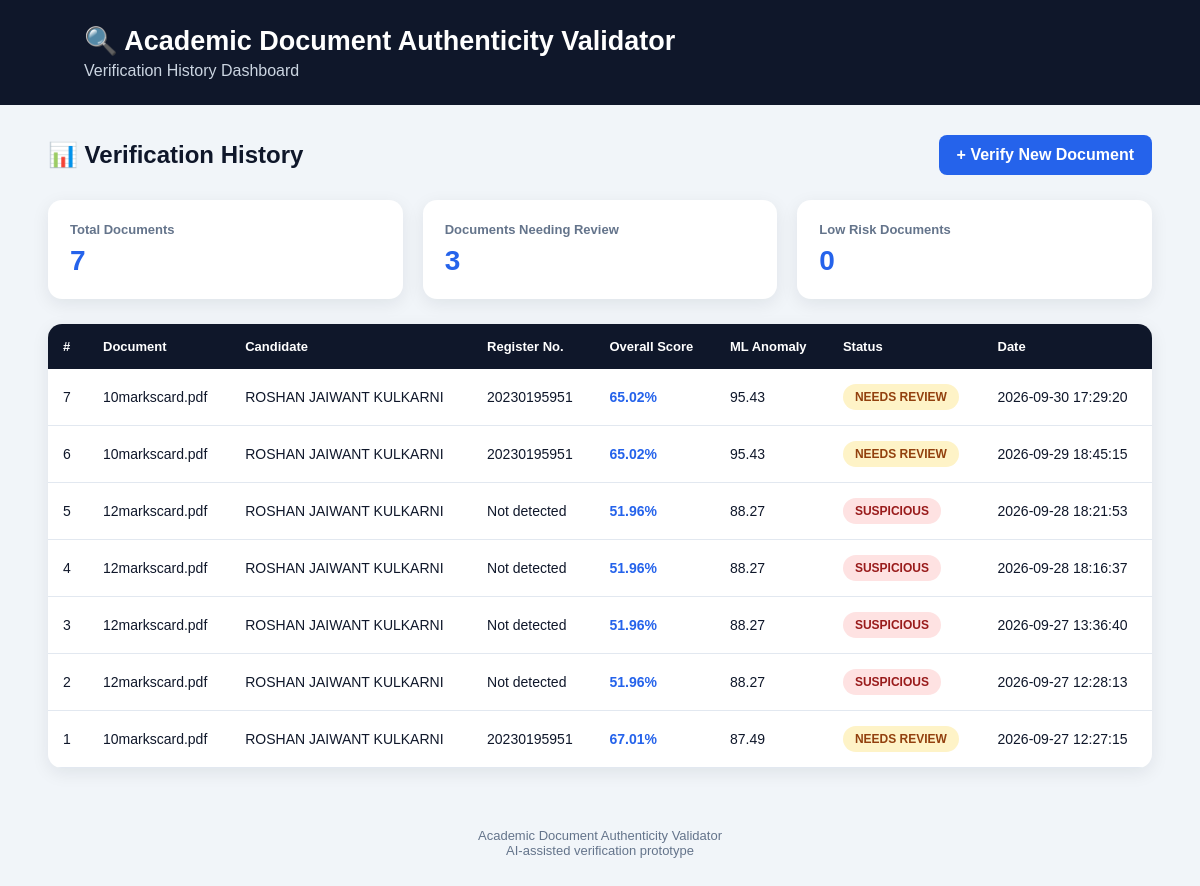
Page /history on the earlier database version.
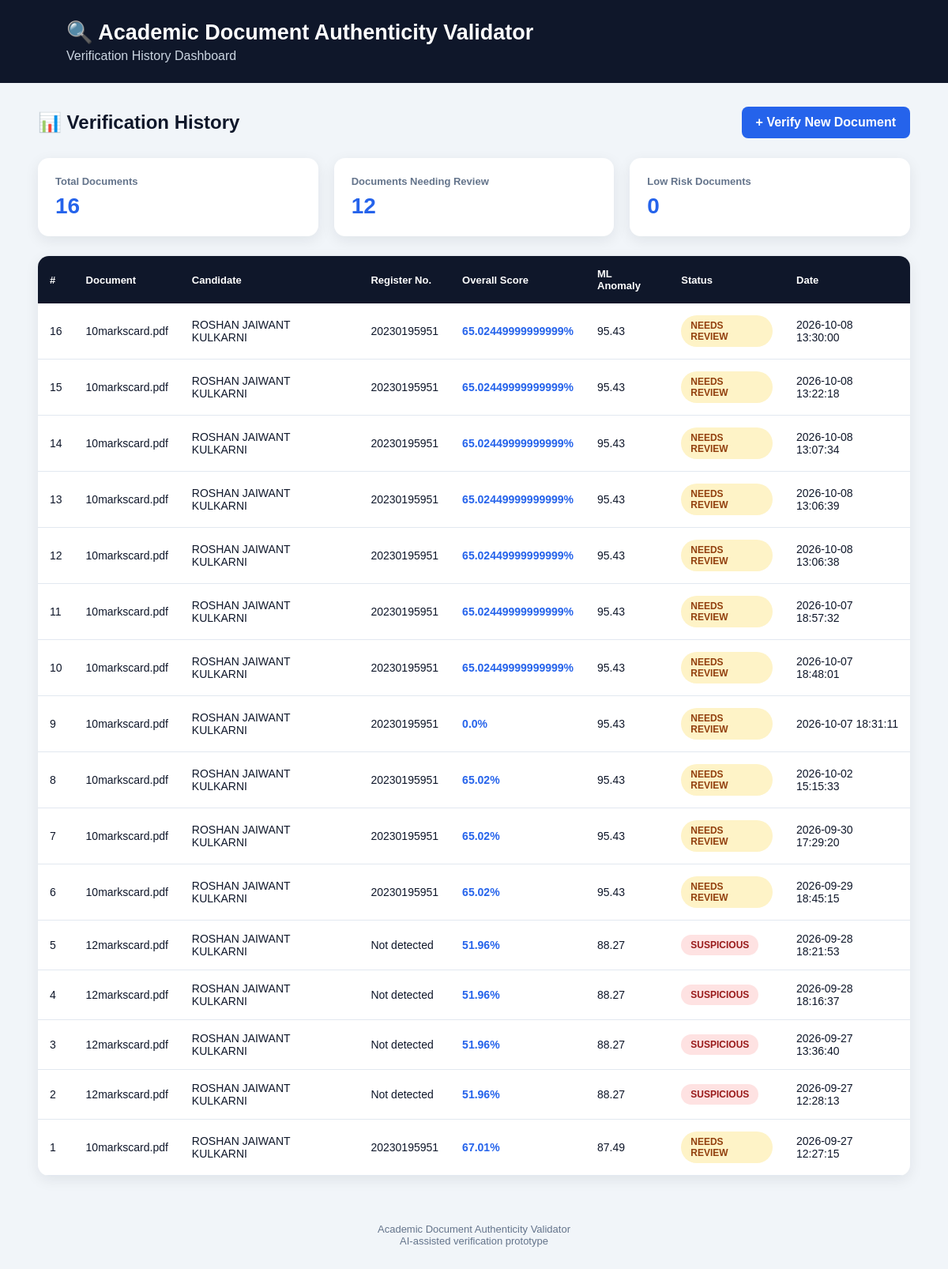
Same page on the later database version.
### tables this page shows
CREATE TABLE verification_history (

            id INTEGER PRIMARY KEY AUTOINCREMENT,

            filename TEXT,

            candidate_name TEXT,

            register_number TEXT,

            verification_score REAL,

            similarity_score REAL,

            ml_anomaly_score REAL,

            overall_score REAL,

            status TEXT,

            image_quality TEXT,

            reference_filename TEXT,

            created_at TIMESTAMP DEFAULT CURRENT_TIMESTAMP

        );

### app.py (the view)
@app.route("/history")
def history():
    connection = sqlite3.connect(
        DATABASE
    )
    connection.row_factory = sqlite3.Row
    cursor = connection.cursor()
    cursor.execute("""
        SELECT *
        FROM verification_history
        ORDER BY id DESC
    """)
    records = cursor.fetchall()
    connection.close()
    return render_template(
        "history.html",
        records=records
    )

### templates/history.html (shortened to what this page needs)
<!DOCTYPE html>
<html lang="en">
<head>
</head>
<body>
<div class="header">
    <h1>
        🔍 Academic Document Authenticity Validator
    </h1>
    <p>
        Verification History Dashboard
    </p>
</div>
<div class="container">
<div class="top-section">
    <h2>
        📊 Verification History
    </h2>
    <a
        href="/upload"
        class="button">
        + Verify New Document
    </a>
</div>
<div class="stats">
    <div class="stat-card">
        <strong>
            Total Documents
        </strong>
        <span>
            {{ records|length }}
        </span>
    </div>
    <div class="stat-card">
        <strong>
            Documents Needing Review
        </strong>
        <span>
            {{ records |
               selectattr("status", "equalto", "NEEDS REVIEW") |
               list |
               length }}
        </span>
    </div>
    <div class="stat-card">
        <strong>
            Low Risk Documents
        </strong>
        <span>
            {{ records |
               selectattr("status", "equalto", "LOW RISK") |
               list |
               length }}
        </span>
    </div>
</div>
<div class="table-container">
{% if records %}
<table>
<thead>
<tr>
    <th>
        #
    </th>
    <th>
        Document
    </th>
    <th>
        Candidate
    </th>
    <th>
        Register No.
    </th>
    <th>
        Overall Score
    </th>
    <th>
        ML Anomaly
    </th>
    <th>
        Status
    </th>
    <th>
        Date
    </th>
</tr>
</thead>
<tbody>
{% for record in records %}
<tr>
    <td>
        {{ record["id"] }}
    </td>
    <td>
        {{ record["filename"] }}
    </td>
    <td>
        {{ record["candidate_name"] or "Not detected" }}
    </td>
    <td>
        {{ record["register_number"] or "Not detected" }}
    </td>
    <td class="score">
        {{ record["overall_score"] }}%
    </td>
    <td>
        {% if record["ml_anomaly_score"] is not none %}
            {{ record["ml_anomaly_score"] }}
        {% else %}
            N/A
        {% endif %}
    </td>
    <td>
        {% if record["status"] == "LOW RISK" %}
            <span class="status low">
                LOW RISK
            </span>
        {% elif record["status"] == "NEEDS REVIEW" %}
            <span class="status review">
                NEEDS REVIEW
            </span>
        {% else %}
            <span class="status suspicious">
                SUSPICIOUS
            </span>
        {% endif %}
    </td>
    <td>
        {{ record["created_at"] }}
    </td>
</tr>
{% endfor %}
</tbody>
</table>
{% endif %}
</div>
</div>
<footer>
    Academic Document Authenticity Validator
    <br>
    AI-assisted verification prototype
</footer>
</body>
</html>

### templates/history.html (style rules this page uses)
* { box-sizing: border-box; margin: 0; padding: 0; }
body { font-family: Arial, sans-serif; background: #f1f5f9; color: #0f172a; }
.header { background: #0f172a; color: white; padding: 25px 7%; }
.header h1 { font-size: 27px; }
.header p { color: #cbd5e1; margin-top: 5px; }
.container { width: 92%; max-width: 1250px; margin: 30px auto; }
.top-section { display: flex; justify-content: space-between; align-items: center; margin-bottom: 25px; }
.top-section h2 { font-size: 24px; }
.button { text-decoration: none; background: #2563eb; color: white; padding: 11px 18px; border-radius: 8px; font-weight: bold; }
.stats { display: grid; grid-template-columns: repeat(3, 1fr); gap: 20px; margin-bottom: 25px; }
.stat-card { background: white; padding: 22px; border-radius: 14px; box-shadow: 0 5px 18px rgba(15, 23, 42, 0.08); }
.stat-card strong { display: block; color: #64748b; font-size: 13px; margin-bottom: 8px; }
.stat-card span { font-size: 28px; font-weight: bold; color: #2563eb; }
.table-container { background: white; border-radius: 14px; overflow-x: auto; box-shadow: 0 5px 18px rgba(15, 23, 42, 0.08); }
table { width: 100%; border-collapse: collapse; min-width: 950px; }
th { background: #0f172a; color: white; padding: 15px; text-align: left; font-size: 13px; }
td { padding: 15px; border-bottom: 1px solid #e2e8f0; font-size: 14px; }
.status { display: inline-block; padding: 6px 12px; border-radius: 20px; font-size: 12px; font-weight: bold; }
.review { background: #fef3c7; color: #92400e; }
.suspicious { background: #fee2e2; color: #991b1b; }
.score { font-weight: bold; color: #2563eb; }
footer { text-align: center; color: #64748b; padding: 30px; font-size: 13px; }

Differences in the rows shown:
added verification_history: id "16", filename "10markscard.pdf", candidate_name "ROSHAN JAIWANT KULKARNI", register_number "20230195951", overall_score "65.02449999999999", ml_anomaly_score "95.43", status "NEEDS REVIEW", created_at "2026-10-08 13:30:00"
added verification_history: id "15", filename "10markscard.pdf", candidate_name "ROSHAN JAIWANT KULKARNI", register_number "20230195951", overall_score "65.02449999999999", ml_anomaly_score "95.43", status "NEEDS REVIEW", created_at "2026-10-08 13:22:18"
added verification_history: id "14", filename "10markscard.pdf", candidate_name "ROSHAN JAIWANT KULKARNI", register_number "20230195951", overall_score "65.02449999999999", ml_anomaly_score "95.43", status "NEEDS REVIEW", created_at "2026-10-08 13:07:34"
added verification_history: id "13", filename "10markscard.pdf", candidate_name "ROSHAN JAIWANT KULKARNI", register_number "20230195951", overall_score "65.02449999999999", ml_anomaly_score "95.43", status "NEEDS REVIEW", created_at "2026-10-08 13:06:39"
added verification_history: id "12", filename "10markscard.pdf", candidate_name "ROSHAN JAIWANT KULKARNI", register_number "20230195951", overall_score "65.02449999999999", ml_anomaly_score "95.43", status "NEEDS REVIEW", created_at "2026-10-08 13:06:38"
added verification_history: id "11", filename "10markscard.pdf", candidate_name "ROSHAN JAIWANT KULKARNI", register_number "20230195951", overall_score "65.02449999999999", ml_anomaly_score "95.43", status "NEEDS REVIEW", created_at "2026-10-07 18:57:32"
added verification_history: id "10", filename "10markscard.pdf", candidate_name "ROSHAN JAIWANT KULKARNI", register_number "20230195951", overall_score "65.02449999999999", ml_anomaly_score "95.43", status "NEEDS REVIEW", created_at "2026-10-07 18:48:01"
added verification_history: id "9", filename "10markscard.pdf", candidate_name "ROSHAN JAIWANT KULKARNI", register_number "20230195951", overall_score "0.0", ml_anomaly_score "95.43", status "NEEDS REVIEW", created_at "2026-10-07 18:31:11"
added verification_history: id "8", filename "10markscard.pdf", candidate_name "ROSHAN JAIWANT KULKARNI", register_number "20230195951", overall_score "65.02", ml_anomaly_score "95.43", status "NEEDS REVIEW", created_at "2026-10-02 15:15:33"
Other differences:
{{ records|length }}: "7" → "16"
text no longer shown: "3"
text now shown: "12"
